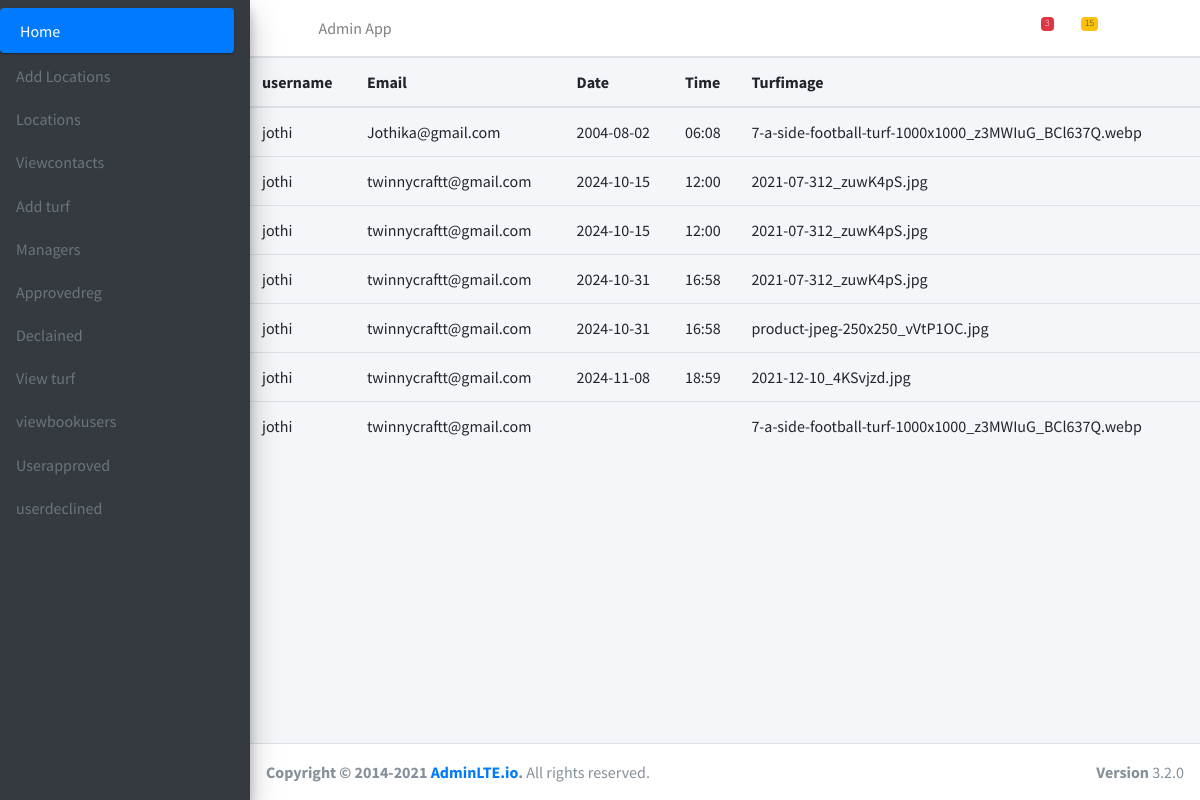
The page /userapproved on the database its author committed.
### Users/models.py (models this page shows)
class booking(models.Model):
    username=models.ForeignKey(Userreg,on_delete=models.CASCADE)
    turfname=models.ForeignKey(Eturf,on_delete=models.CASCADE)
    Email=models.TextField(default='')
    Date=models.TextField()
    Time=models.TextField()
    status=models.IntegerField(default=0)

class Userreg(models.Model):
    username=models.TextField()
    password=models.CharField(max_length=200)
    email=models.EmailField()
    Phonenum=models.IntegerField()
    status=models.IntegerField(default=0)

### Admin/models.py (models this page shows)
class Eturf(models.Model):
    turfname=models.CharField(max_length=200)
    turfimage=models.ImageField()
    BookingPackage=models.TextField()
    Facilities=models.TextField()
    Time=models.TextField()
    manager=models.TextField(default='')
    locationname=models.TextField(default='')

### Admin/views.py (the view)
# urls.py: path('userapproved',views.userapproved,name='userapproved'),
def userapproved(request):
    data=booking.objects.all()
    return render(request,'userapproved.html',{'data':data})

### Admin/templates/userapproved.html
{% extends 'admin_index.html' %}
{% block content %}
<div class="main-panel">
<table class=" table">
    <thead>
      <tr>
       <th scope="col">username</th>
        <th scope="col">Email</th>
        <th scope="col">Date</th>
        <th scope="col">Time</th>
        <th scope="col">Turfimage</th>
    </thead>
    <tbody>
      {% for i in data %}
      <tr>
         <td>{{ i.username.username }}</td>
        <td>{{ i.Email }}</td>
        <td>{{ i.Date }}</td>
        <td>{{ i.Time }}</td>
        <td>{{ i.turfname.turfimage }}</td>
      </tr>
      {% endfor %}
    </tbody>
  </table>
</div>
{% endblock %}

### rows shown on the page
booking: username.username "jothi", Email "Jothika@gmail.com", Date "2004-08-02", Time "06:08", turfname.turfimage "7-a-side-football-turf-1000x1000_z3MWIuG_BCl637Q.webp"
booking: username.username "jothi", Email "twinnycraftt@gmail.com", Date "2024-10-15", Time "12:00", turfname.turfimage "2021-07-312_zuwK4pS.jpg"
booking: username.username "jothi", Email "twinnycraftt@gmail.com", Date "2024-10-15", Time "12:00", turfname.turfimage "2021-07-312_zuwK4pS.jpg"
booking: username.username "jothi", Email "twinnycraftt@gmail.com", Date "2024-10-31", Time "16:58", turfname.turfimage "2021-07-312_zuwK4pS.jpg"
booking: username.username "jothi", Email "twinnycraftt@gmail.com", Date "2024-10-31", Time "16:58", turfname.turfimage "product-jpeg-250x250_vVtP1OC.jpg"
booking: username.username "jothi", Email "twinnycraftt@gmail.com", Date "2024-11-08", Time "18:59", turfname.turfimage "2021-12-10_4KSvjzd.jpg"
booking: username.username "jothi", Email "twinnycraftt@gmail.com", turfname.turfimage "7-a-side-football-turf-1000x1000_z3MWIuG_BCl637Q.webp"
